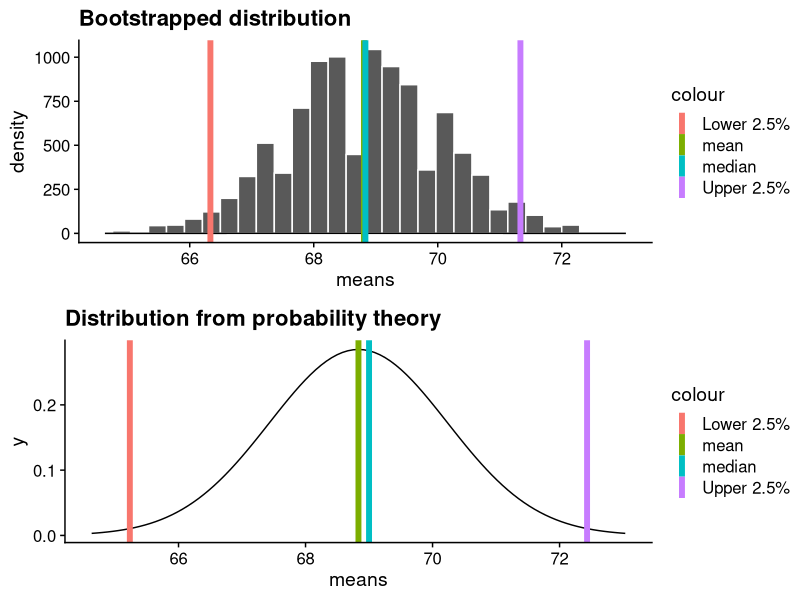
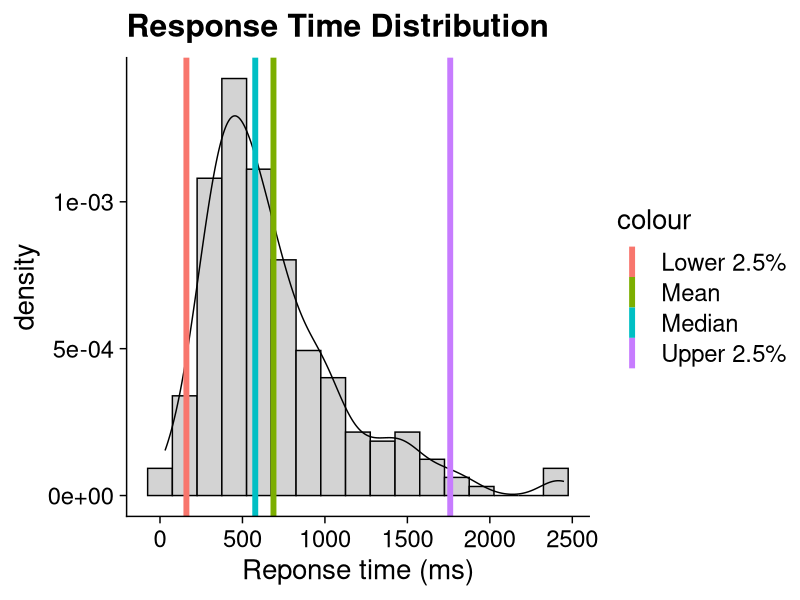
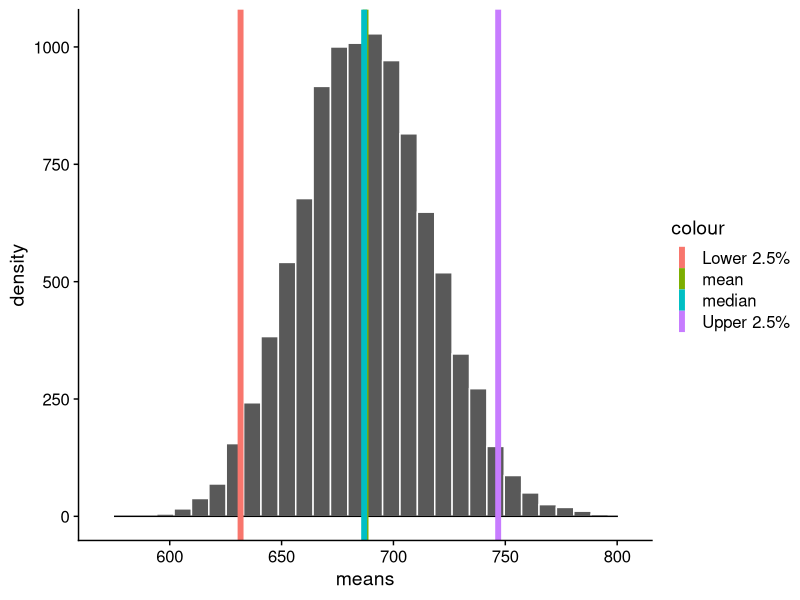
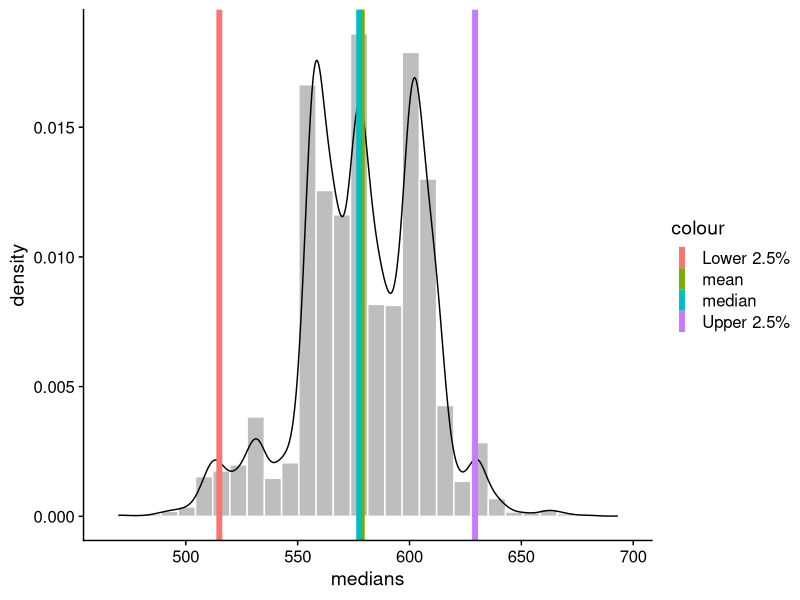
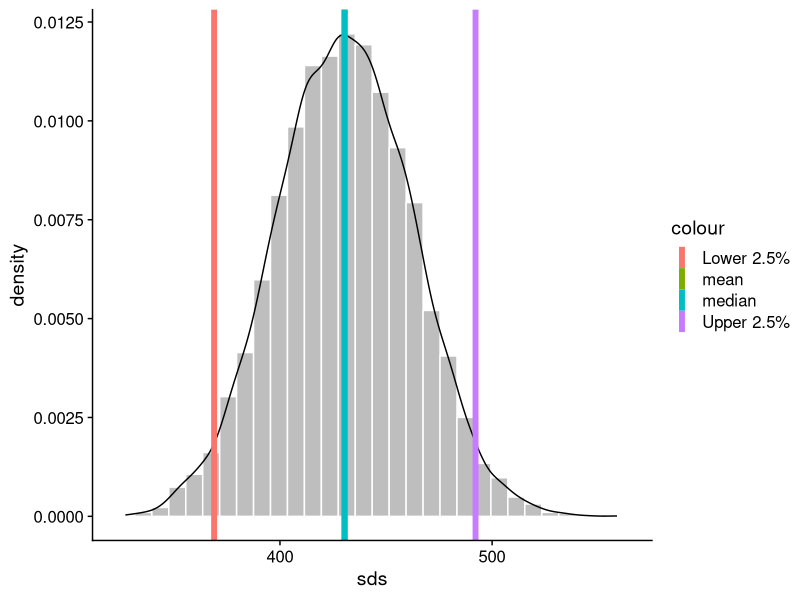
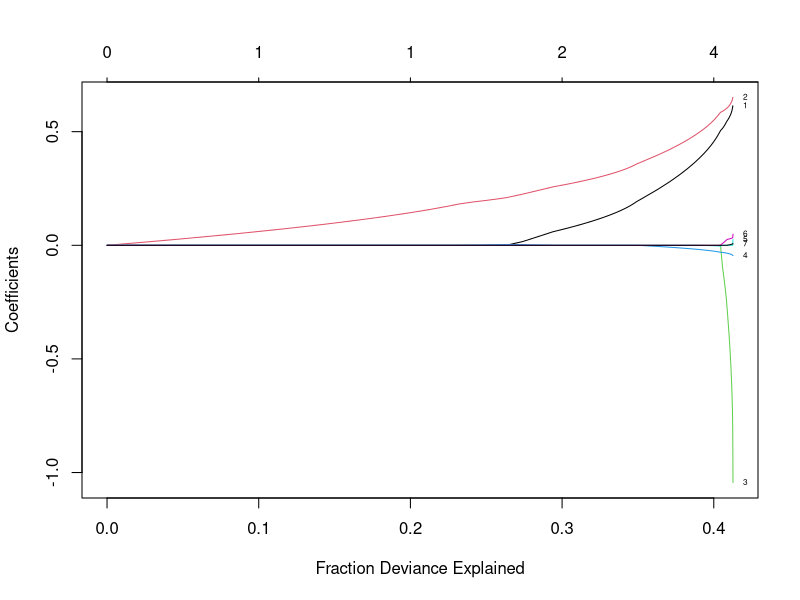
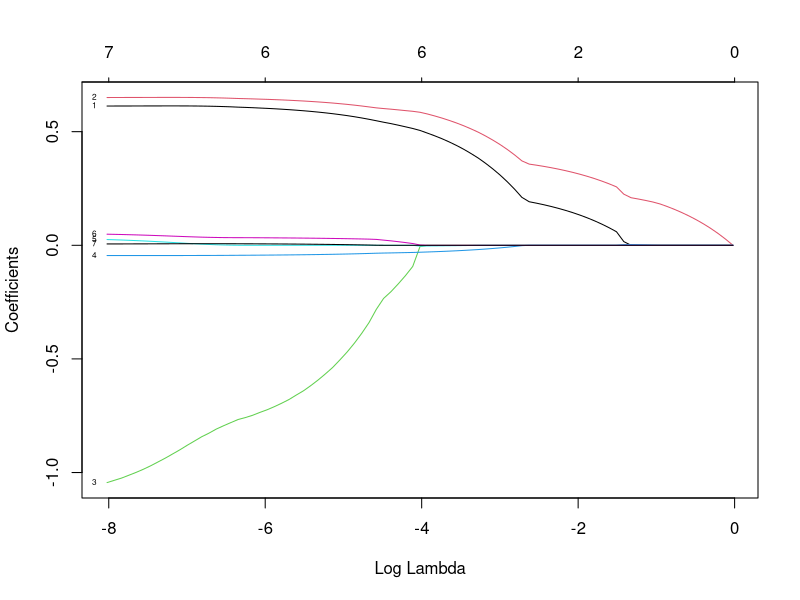

These charts were generated, in order, by the following R code:
## ---- chunk 1
library(tidyverse)
## ---- chunk 2
friends = c("Rachel", "Monica", "Phoebe", "Joey", "Chandler", "Ross")
heights = c(65, 65, 68, 70, 72, 73)
names(heights) = friends
(sample1 = sample(friends, size = 6, replace = T)); mean(heights[sample1])
(sample1 = sample(friends, size = 6, replace = T)); mean(heights[sample1])
(sample1 = sample(friends, size = 6, replace = T)); mean(heights[sample1])
(sample1 = sample(friends, size = 6, replace = T)); mean(heights[sample1])
(sample1 = sample(friends, size = 6, replace = T)); mean(heights[sample1])
(sample1 = sample(friends, size = 6, replace = T)); mean(heights[sample1])
(sample1 = sample(friends, size = 6, replace = T)); mean(heights[sample1])
(sample1 = sample(friends, size = 6, replace = T)); mean(heights[sample1])
## ---- chunk 3
heights
## ---- chunk 4
boot = 10000
friends = c("Rachel", "Monica", "Phoebe", "Joey", "Chandler", "Ross")
heights = c(65, 65, 68, 70, 72, 73)
sample_means = numeric(length = boot)
for(i in 1:boot){
  this_sample = sample(heights, size = length(heights), replace = T)
  sample_means[i] = mean(this_sample)
}
## ---- chunk 5
library(ggpubr)
mu = mean(heights)
sem = sd(heights)/sqrt(length(heights))
cv_t = qt(p = .975, df = length(heights)-1)

bootstrapped = data.frame(means = sample_means) %>%
  ggplot(aes(x = means)) + 
  geom_histogram(color = "white") +
  geom_density() +
  geom_vline(aes(xintercept = mean(sample_means), color = "mean"), size = 2) +
  geom_vline(aes(xintercept = median(sample_means), color = "median"), size = 2) +
  geom_vline(aes(xintercept = quantile(sample_means, probs = .025), color = "Lower 2.5%"), size = 2) +
    geom_vline(aes(xintercept = quantile(sample_means, probs = .975), color = "Upper 2.5%"), size = 2) +
  scale_x_continuous(limits = c(mu-3*sem, mu+3*sem))+
  ggtitle("Bootstrapped distribution") +
  cowplot::theme_cowplot()


from_prob = data.frame(means = seq(from = min(sample_means), to = max(sample_means))) %>%
  ggplot(aes(x = means)) +
  stat_function(fun = function(x) dnorm(x, m = mu, sd = sem)) + 
  geom_vline(aes(xintercept = mean(heights), color = "mean"), size = 2) +
  geom_vline(aes(xintercept = median(heights), color = "median"), size = 2) +
  geom_vline(aes(xintercept = mu-cv_t*sem, color = "Lower 2.5%"), size = 2) +
  geom_vline(aes(xintercept = mu+cv_t*sem, color = "Upper 2.5%"), size = 2) +scale_x_continuous(limits = c(mu-3*sem, mu+3*sem))+  
  ggtitle("Distribution from probability theory") +
  cowplot::theme_cowplot()

ggarrange(bootstrapped, from_prob, ncol = 1)
## ---- chunk 6
library(tidyverse)
set.seed(03102020)
response = rf(n = 216, 3, 50) 
response = response*500 + rnorm(n = 216, mean = 200, sd = 100)

values = quantile(response, 
                  probs = c(.025, .5, .975))
mean_res = mean(response)

data.frame(x = response) %>%
  ggplot(aes(x)) +
  geom_histogram(aes(y = ..density..), binwidth = 150, fill = "lightgrey", color = 
                   "black")+
  geom_density()+
  geom_vline(aes(xintercept = values[1], 
                 color = "Lower 2.5%"), size = 2)+
  geom_vline(aes(xintercept = values[2], 
                 color = "Median"), size = 2)+
  geom_vline(aes(xintercept = values[3], 
                 color = "Upper 2.5%"), size = 2)+
  geom_vline(aes(xintercept = mean_res, 
                 color = "Mean"), size = 2)+
  labs(x = "Reponse time (ms)", title = "Response Time Distribution") + cowplot::theme_cowplot(font_size = 20)
## ---- chunk 7
boot = 10000
response_means = numeric(length = boot)
for(i in 1:boot){
  sample_response = sample(response, size = 216, replace = T)
  response_means[i] = mean(sample_response)
}
## ---- chunk 8
data.frame(means = response_means) %>%
  ggplot(aes(x = means)) + 
  geom_histogram(color = "white") +
  geom_density() +
  geom_vline(aes(xintercept = mean(response_means), color = "mean"), size = 2) +
  geom_vline(aes(xintercept = median(response_means), color = "median"), size = 2) +
  geom_vline(aes(xintercept = quantile(response_means, probs = .025), color = "Lower 2.5%"), size = 2) +
    geom_vline(aes(xintercept = quantile(response_means, probs = .975), color = "Upper 2.5%"), size = 2) +
  cowplot::theme_cowplot()
## ---- chunk 9
mean(response_means)
median(response_means)

quantile(response_means, probs = c(.025, .975))
## ---- chunk 10
boot = 10000
response_med = numeric(length = boot)
for(i in 1:boot){
  sample_response = sample(response, size = 216, replace = T)
  response_med[i] = median(sample_response)
}
## ---- chunk 11
data.frame(medians = response_med) %>%
  ggplot(aes(x = medians)) + 
  geom_histogram(aes(y = ..density..),
                 color = "white", fill = "grey") +
  geom_density() +
  geom_vline(aes(xintercept = mean(response_med), color = "mean"), size = 2) +
  geom_vline(aes(xintercept = median(response_med), color = "median"), size = 2) +
  geom_vline(aes(xintercept = quantile(response_med, probs = .025), color = "Lower 2.5%"), size = 2) +
    geom_vline(aes(xintercept = quantile(response_med, probs = .975), color = "Upper 2.5%"), size = 2) +
  cowplot::theme_cowplot()
## ---- chunk 12
mean(response_med)
median(response_med)
quantile(response_med, 
         probs = c(.025, .975))
## ---- chunk 13
boot = 10000
response_sd = numeric(length = boot)
for(i in 1:boot){
  sample_response = sample(response, size = 216, replace = T)
  response_sd[i] = sd(sample_response)
}
## ---- chunk 14
data.frame(sds = response_sd) %>%
  ggplot(aes(x = sds)) + 
  geom_histogram(aes(y = ..density..),color = "white", fill = "grey") +
  geom_density() +
  geom_vline(aes(xintercept = mean(response_sd), color = "mean"), size = 2) +
  geom_vline(aes(xintercept = median(response_sd), color = "median"), size = 2) +
  geom_vline(aes(xintercept = quantile(response_sd, probs = .025), color = "Lower 2.5%"), size = 2) +
    geom_vline(aes(xintercept = quantile(response_sd, probs = .975), color = "Upper 2.5%"), size = 2) +
  cowplot::theme_cowplot()
## ---- chunk 15
mean(response_sd)
median(response_sd)
quantile(response_sd, 
         probs = c(.025, .975))
## ---- chunk 16
library(here)
stress.data = read.csv(here("data/stress.csv"))
library(psych)
describe(stress.data, fast = T)

model.lm = lm(Stress ~ Anxiety*Support*group, 
              data = stress.data)
summary(model.lm)$r.squared
## ---- chunk 17
# new package!
library(caret)
# set control parameters
ctrl <- trainControl(method="cv", number=10)
# use train() instead of lm()
cv.model <- train(Stress ~ Anxiety*Support*group, 
               data = stress.data, 
               trControl=ctrl, # what are the control parameters
               method="lm") # what kind of model
cv.model
## ---- chunk 18
# provide your original lm model to get matrix of predictors
X.matrix <- model.matrix.lm(model.lm) 
head(X.matrix)
library(glmnet)
lasso.mod <- glmnet(x = X.matrix[,-1], #don't need the intercept 
                    y = stress.data$Stress)
## ---- chunk 19
lasso.mod
## ---- chunk 20
plot(lasso.mod, xvar = "dev", label = T)
## ---- chunk 21
plot(lasso.mod, xvar = "lambda", label = TRUE)
## ---- chunk 22
coef = coef(lasso.mod, s = exp(-5))
coef
## ---- chunk 23
coef = coef(lasso.mod, s = exp(-4))
coef
## ---- chunk 24
coef = coef(lasso.mod, s = 0)
coef
## ---- chunk 25
coef = coef(lasso.mod, s = 1)
coef
